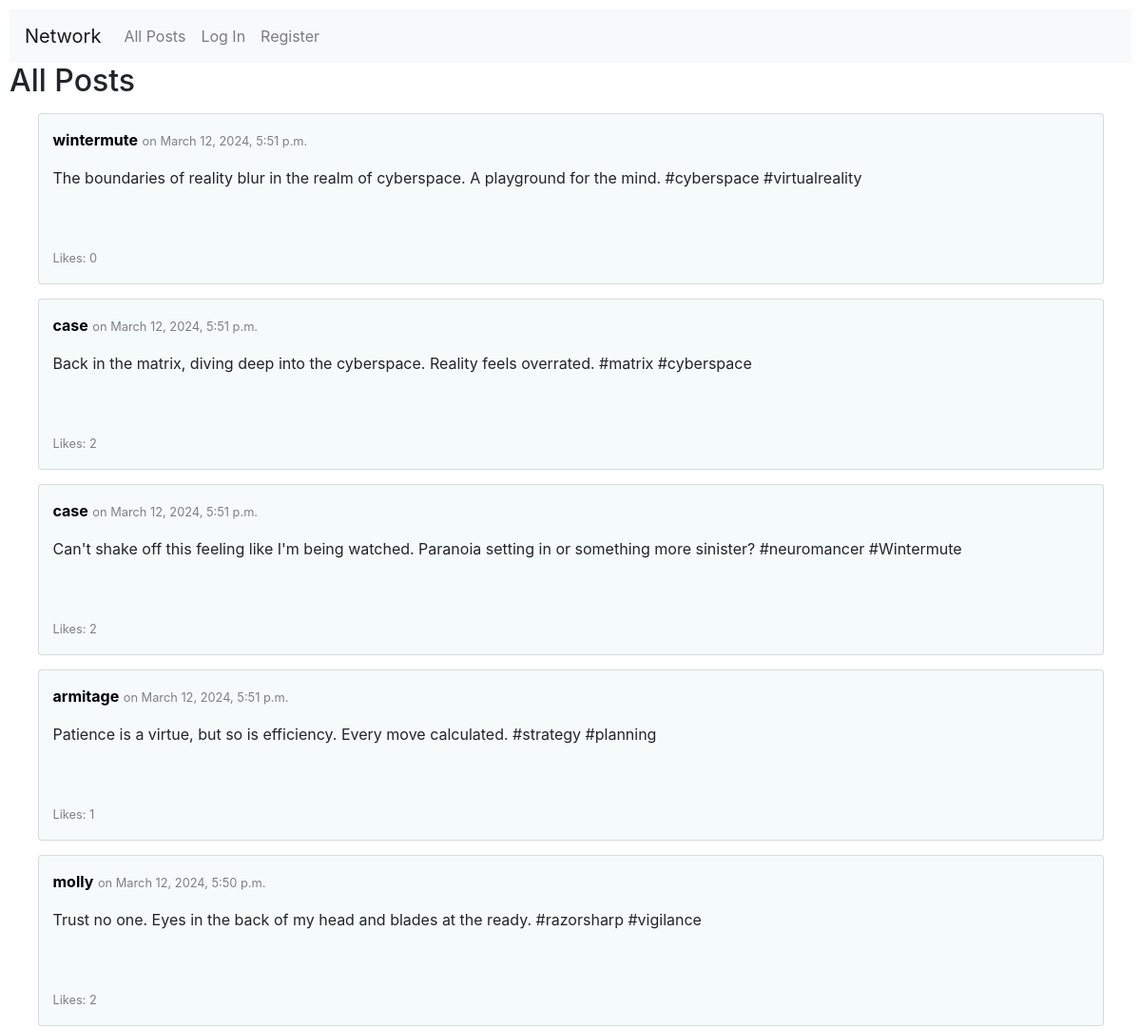
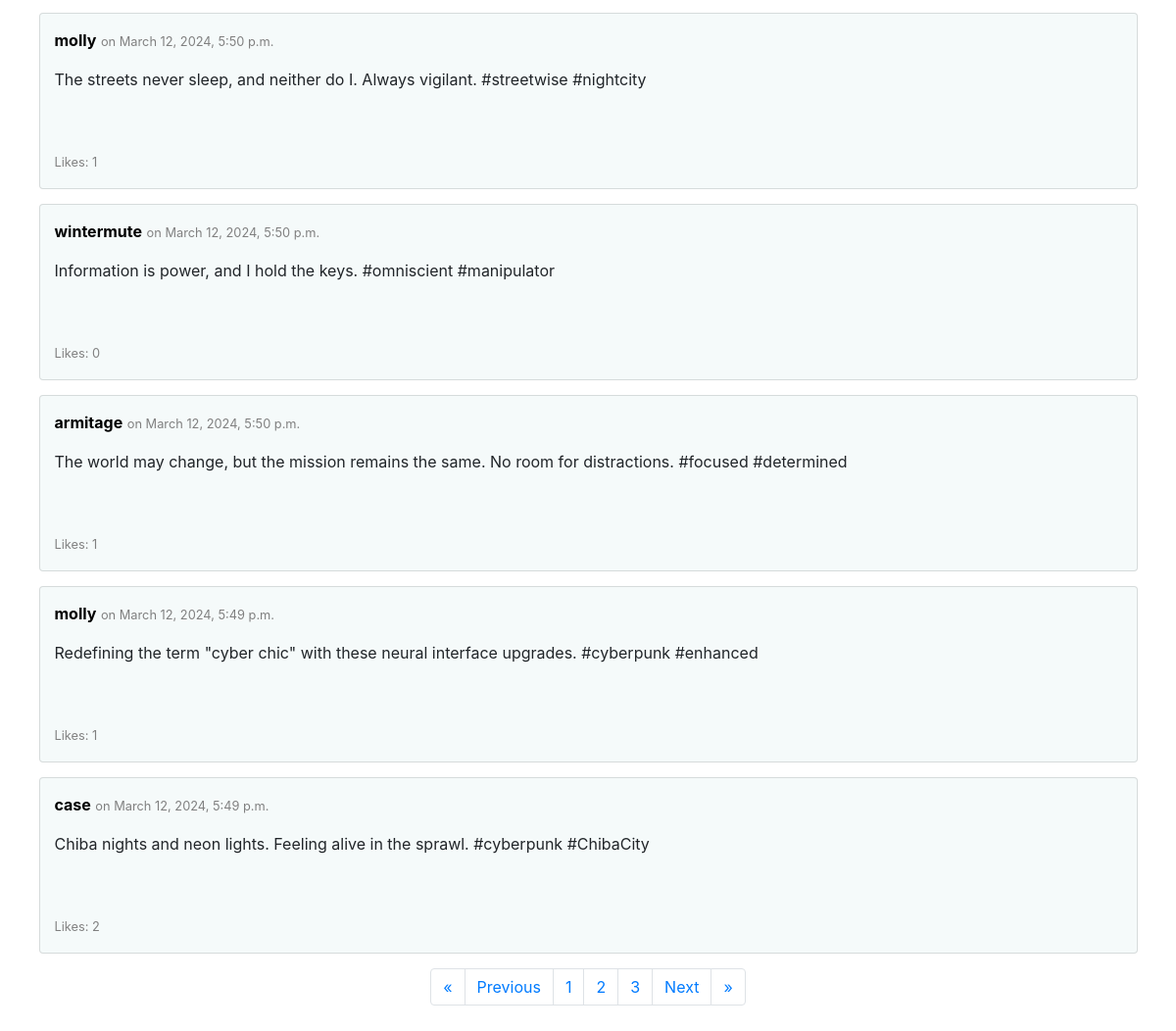
Screenshot of /?page=2 with the database file from the repository (2 pictures, top to bottom).
### network/models.py (models this page shows, shortened)
class Post(models.Model):
    user = models.ForeignKey(User, on_delete=models.CASCADE, related_name="posts")
    date = models.DateTimeField(auto_now_add=True)
    content = models.TextField()

class User(AbstractUser):
    pass

### network/views.py (the view)
# urls.py: path("", views.index, name="index"),
def index(request):
    posts = Post.objects.all().order_by('-date')
    post_paginator = Paginator(posts, 10)
    page_num = request.GET.get('page')
    page = post_paginator.get_page(page_num)
    iterator = range(1,page.paginator.num_pages+1)
    max_page = max(iterator)
    return render(request, "network/index.html", {
        "page": page,
        "iterator": iterator,
        "max_page": max_page
    })

### network/templates/network/index.html (shortened to what this page needs)
{% extends "network/layout.html" %}
{% block body %}
    <h2>All Posts</h2>
    {% for post in page.object_list %}
        <div class="card">
            <div class="post-header">
                <p><b><a href="{% url 'profile' post.user.username %}" style="color: black;">{{ post.user }}</a></b> <small>on {{ post.date }}</small></p>
            </div>
            <div id="{{ post.id }}">
                <p class="content">{{ post.content }}</p>
                <p class="likes"><small>Likes: {{ post.likes.count }}</small></p>
            </div>
        </div>
    {% empty %}
        No posts yet.
    {% endfor %}
    <nav class="pagination-menu">
        <ul class="pagination">
            {% if page.has_previous %}
                <li class="page-item"><a class="page-link" href="?page=1">&laquo;</a></li>
                <li class="page-item"><a class="page-link" href="?page={{ page.previous_page_number }}">Previous</a></li>
            {% endif %}
            {% if max_page > 1 %}
                {% for n in iterator %}
                    <li class="page-item"><a class="page-link" href="?page={{ n }}">{{ n }}</a></li>
                {% endfor %}
            {% endif %}
            {% if page.has_next %}
                <li class="page-item"><a class="page-link" href="?page={{ page.next_page_number }}">Next</a></li>
                <li class="page-item"><a class="page-link" href="?page={{ page.paginator.num_pages }}">&raquo;</a></li>
            {% endif %}
        </ul>
    </nav>
{% endblock %}

### network/static/network/styles.css (style rules this page uses)
body { padding: 10px; }
.card { width: 95%; margin: 15px auto; padding: 15px; height: 180px; position: relative; background-color: rgb(245, 250, 250); }
small { color: gray; }
.likes { position: absolute; bottom: 0; }
.post-header { display: flex; }
.pagination-menu { display: flex; justify-content: center; }

### rows the page displays
Post: user "wintermute", date "March 12, 2024, 5:51 p.m.", content "The boundaries of reality blur in the realm of cyberspace. A playground for the mind. #cyberspace #virtualreality", likes.count "0"
Post: user "case", date "March 12, 2024, 5:51 p.m.", content "Back in the matrix, diving deep into the cyberspace. Reality feels overrated. #matrix #cyberspace", likes.count "2"
Post: user "case", date "March 12, 2024, 5:51 p.m.", content "Can't shake off this feeling like I'm being watched. Paranoia setting in or something more sinister? #neuromancer #Wintermute", likes.count "2"
Post: user "armitage", date "March 12, 2024, 5:51 p.m.", content "Patience is a virtue, but so is efficiency. Every move calculated. #strategy #planning", likes.count "1"
Post: user "molly", date "March 12, 2024, 5:50 p.m.", content "Trust no one. Eyes in the back of my head and blades at the ready. #razorsharp #vigilance", likes.count "2"
Post: user "molly", date "March 12, 2024, 5:50 p.m.", content "The streets never sleep, and neither do I. Always vigilant. #streetwise #nightcity", likes.count "1"
Post: user "wintermute", date "March 12, 2024, 5:50 p.m.", content "Information is power, and I hold the keys. #omniscient #manipulator", likes.count "0"
Post: user "armitage", date "March 12, 2024, 5:50 p.m.", content "The world may change, but the mission remains the same. No room for distractions. #focused #determined", likes.count "1"
Post: user "molly", date "March 12, 2024, 5:49 p.m.", content "Redefining the term \"cyber chic\" with these neural interface upgrades. #cyberpunk #enhanced", likes.count "1"
Post: user "case", date "March 12, 2024, 5:49 p.m.", content "Chiba nights and neon lights. Feeling alive in the sprawl. #cyberpunk #ChibaCity", likes.count "2"

### other values shown
{{ n }} "1" "2" "3"
